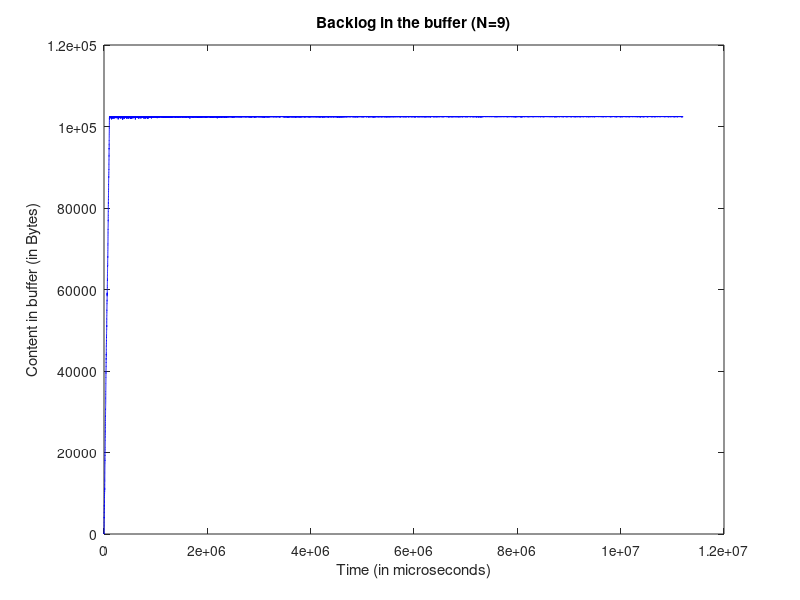

The MATLAB source for this figure: (Note: a time limit stopped this script after it produced the figure.)
clc; clear all;

[time_p2, packetsize_p2, bufferSize, bufferSize0] = textread('ps_n9.txt', '%f %f %f %f');

i=1;
time2(i)=0;
buffer(i)=bufferSize(i);
%disp(buffer(i));

i=2;
while i<=length(packetsize_p2)
    time2(i)=time2(i-1)+time_p2(i);
    buffer(i)=bufferSize(i);

    %disp(buffer(i));
    i=i+1;
end

%time2/1e6;
fig1 = figure(1);
plot(time2,buffer,'-b');
title('Backlog in the buffer (N=9)');
xlabel('Time (in microseconds)');
ylabel('Content in buffer (in Bytes)');
%ylim([-1,200]);
%xlim([0,5.4e6]);
%legend 
%legend('Backlog in the buffer (N=1)','Location','northeast');

set(figure(1),'OuterPosition',[1 1 1060 664]);
saveas(figure(1),'plot_n9_backlog','png');


[packet_no_p, time_p, packetsize_p] = textread('generator_n9.txt', '%f %f %f');
figure(1);
i=1;
time1(i)=0;
arrival(i)=packetsize_p(i);
i=2;
while i<=length(packet_no_p)
    time1(i)=time1(i-1)+time_p(i);
    arrival(i) = arrival(i-1)+packetsize_p(i);
    i=i+1;
end

[packet_no_p3, time_p3, packetsize_p3] = textread('sink_n9.txt', '%f %f %f');
i=1;
time3(i)=0;
arrival3(i)=packetsize_p3(i);
i=2;
while i<=length(packetsize_p3)
    time3(i)=time3(i-1)+time_p3(i);
    arrival3(i)=arrival3(i-1)+packetsize_p3(i);
    i=i+1;
end

waiting_time = zeros(1,length(packetsize_p3)); 
i=1;
while i<=length(packetsize_p3)
    j=i;
    while (((buffer(i) + packetsize_p2(i)) > 102400) && j< length(packetsize_p3) )
        j = j+1;
    end
    waiting_time(i) = time3(i) - time1(j); %microseconds!!!
    if waiting_time(i) < 0
        waiting_time(i) = 0;
    end
    i = i+1;
end

fig2=figure(2);
plot(time3,waiting_time,'-b');
title('Waiting time (N=9)');
xlabel('Time (in microseconds)');
ylabel('Waiting time (in microseconds)');
%ylim([-1,200]);
%xlim([0,5.4e6]);
%legend 
%legend('Backlog in the buffer (N=1)','Location','northeast');

set(fig2,'OuterPosition',[1 1 1060 664]);
saveas(fig2,'plot_n9_waitingtime','png');


discard_p = zeros(1, length(packetsize_p3));
i=1;
while i<=length(packetsize_p3)
    if ((buffer(i) + packetsize_p2(i)) > 102400)
        discard_p(i) = 1;
    end
    i=i+1;
end

fig3=figure(3);
plot(time3,cumsum(discard_p),'-b');
title('Number of Discarded packets (N=9)');
xlabel('Time (in microseconds)');
ylabel('Total discarded packets');
%ylim([-1,200]);
%xlim([0,5.4e6]);
%legend 
%legend('Backlog in the buffer (N=1)','Location','northeast');

set(fig3,'OuterPosition',[1 1 1060 664]);
saveas(fig3,'plot_n9_discard','png');
